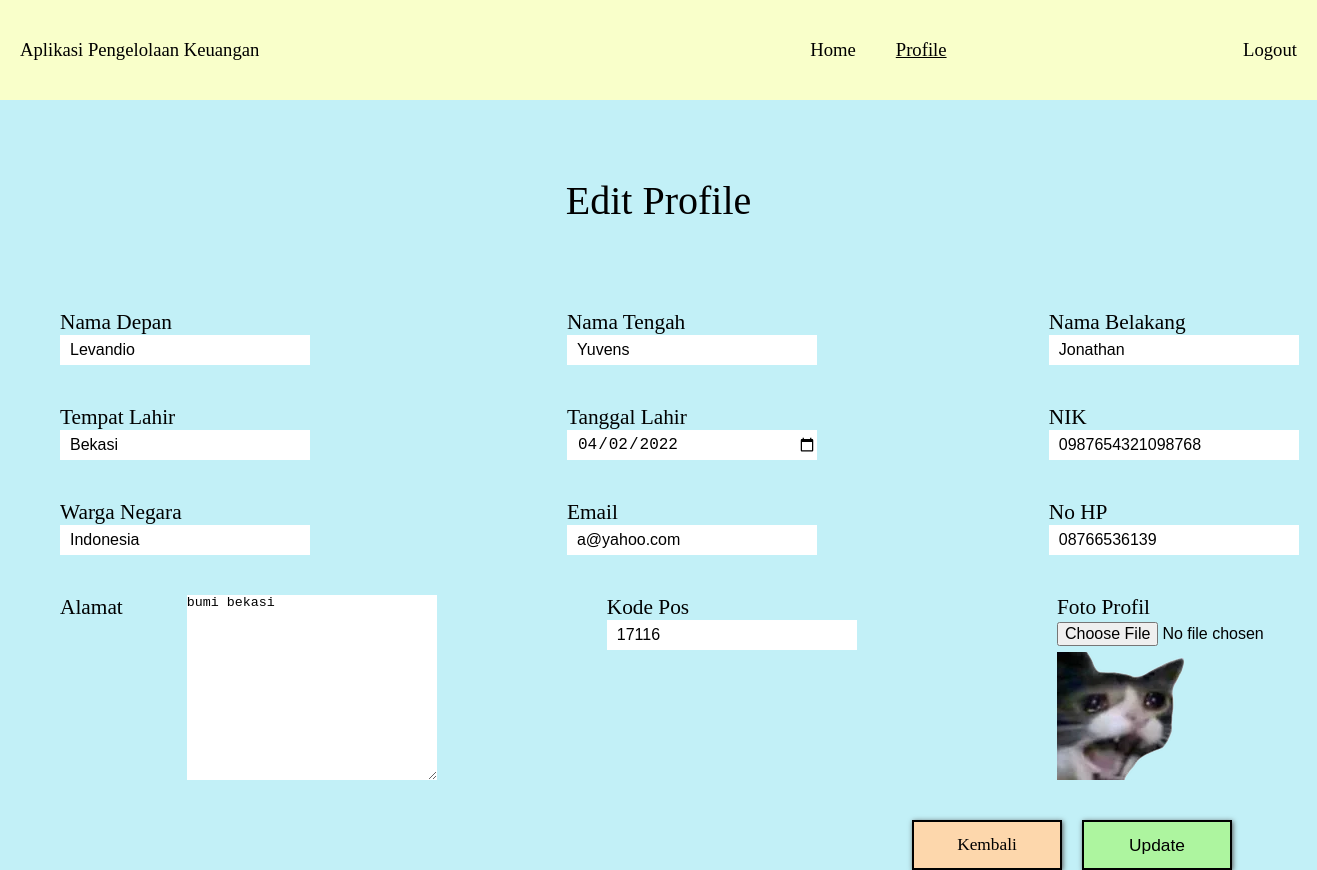
Screenshot of /editProfile.php (signed in) with the database file from the repository.
### tables this page shows
CREATE TABLE `users` (
  `namaDepan` varchar(50) NOT NULL,
  `namaTengah` varchar(50) NOT NULL,
  `namaBelakang` varchar(50) NOT NULL,
  `tempatLahir` varchar(50) NOT NULL,
  `tanggalLahir` date NOT NULL,
  `nik` char(16) NOT NULL,
  `wargaNegara` varchar(50) NOT NULL,
  `email` varchar(50) NOT NULL,
  `noHp` varchar(20) NOT NULL,
  `alamat` varchar(100) NOT NULL,
  `kodePos` int(5) NOT NULL,
  `username` varchar(50) NOT NULL,
  `pass1` varchar(50) NOT NULL,
  `pass2` varchar(50) NOT NULL,
  `fotoProfil` varchar(50) NOT NULL
);

### editProfile.php (the view, shortened to what this page needs)
<?php
    include ("config.php");
    $str_query = "SELECT * FROM users where nik = '".$_SESSION["nik-login"]."'";
    $query = mysqli_query($connection, $str_query);
    $row = mysqli_fetch_array($query);
?>
<!DOCTYPE html>
<html lang="en">
<head>
    <link rel="stylesheet" href="./style.css">
</head>
<body style="background-color: #c2f0f7;">
    <div class="navbar">
        <div class="navbar-title">
            Aplikasi Pengelolaan Keuangan
        </div>
        <div class="navbar-menu">
            <div class="navbar-item">
                <a href="./home.php">Home</a>
            </div>
            <div class="navbar-item">
                <u>
                    <a href="./profile.php">Profile</a>
                </u>
            </div>
        </div>
        <div class="navbar-logout">
            <a href="./logout.php">Logout</a>
        </div>
    </div>
    <div class="reg-title">
        Edit Profile
    </div>
    <div class="form-reg">
        <form action="prosesEditProfile.php" method="post" enctype="multipart/form-data">
            <div class="row1">
                <div class="nama-dpn">
                    <label for="nama-dpn">Nama Depan</label>
                    <input type="text" name="nama-depan" value="<?php echo $row['namaDepan']; ?>" required>
                </div>
                <div class="nama-tgh">
                    <label for="nama-tgh">Nama Tengah</label>
                    <input type="text" name="nama-tengah" value="<?php echo $row['namaTengah']; ?>" required>
                </div>
                <div class="nama-blk">
                    <label for="nama-blk">Nama Belakang</label>
                    <input type="text" name="nama-belakang" value="<?php echo $row['namaBelakang']; ?>" required>
                </div>
            </div>
            <div class="row2">
                <div class="tpt-lahir">
                    <label for="tpt-lahir">Tempat Lahir</label>
                    <input type="text" name="tempat-lahir" value="<?php echo $row['tempatLahir']; ?>" required>
                </div>
                <div class="tgl-lahir">
                    <label for="tgl-lahir">Tanggal Lahir</label>
                    <input type="date" name="tanggal-lahir" value="<?php echo $row['tanggalLahir']; ?>" required>
                </div>
                <div class="nik">
                    <label for="nik">NIK</label>
                    <input type="text" name="nik" value="<?php echo $row['nik']; ?>" readonly>
                </div>
            </div>
            <div class="row3">
                <div class="wrg-ngr">
                    <label for="wrg-ngr">Warga Negara</label>
                    <input type="text" name="warga-negara" value="<?php echo $row['wargaNegara']; ?>" required>
                </div>
                <div class="email">
                    <label for="email">Email</label>
                    <input type="email" name="email" value="<?php echo $row['email']; ?>" required>
                </div>
                <div class="no-hp">
                    <label for="no-hp">No HP</label>
                    <input type="number" name="no-hp" value="<?php echo $row['noHp']; ?>" required>
                </div>
            </div>
            <div class="row4">
                <div class="alamat">
                    <label for="alamat">Alamat</label>
                    <textarea name="alamat" cols="30" rows="10"><?php echo $row['alamat']; ?></textarea>
                </div>
                <div class="kode-pos">
                    <label for="kode-pos">Kode Pos</label>
                    <input type="number" name="kode-pos" value="<?php echo $row['kodePos']; ?>" required>
                </div>
                <div class="foto-profil">
                    <label for="foto-profil">Foto Profil</label>
                    <input type="file" name="foto-profil" accept="image/*">
                    <img src="./assets/<?php echo $row["fotoProfil"]; ?>" alt="fotoProfil" srcset="">
                </div>
            </div>
            <div class="row6">
                <div class="kembali">
                    <a href="./home.php" class="button">Kembali</a>
                </div>
                <div class="update">
                    <input type="submit" value="Update" name="update">
                </div>
            </div>
        </form>
    </div>
</body>
</html>

### style.css (style rules this page uses)
* { margin: 0px; padding: 0px; box-sizing: border-box; }
.reg-title { display: flex; align-items: center; justify-content: center; height: 200px; font-size: 30pt; }
.form-reg { display: flex; justify-content: space-around; flex-direction: column; font-size: 16pt; }
.form-reg input[type=text], input[type=email], input[type=date], input[type=number] { border: none; height: 30px; width: 250px; font-size: 12pt; padding-left: 10px; }
.form-reg input[type=file] { border: none; height: 30px; width: 250px; font-size: 12pt; }
.row1 { display: flex; align-items: center; margin: 10px; margin-bottom: 40px; }
.nama-dpn { width: 33%; margin-left: 50px; }
.nama-dpn label { margin-right: 10px; }
.nama-tgh { width: 33%; margin-left: 100px; padding-left: 70px; }
.nama-tgh label { margin-right: 10px; }
.nama-blk { width: 33%; margin-left: 100px; padding-left: 100px; }
.nama-blk label { margin-right: 10px; }
.row2 { display: flex; align-items: center; margin: 10px; margin-bottom: 40px; }
.tpt-lahir { width: 33%; margin-left: 50px; }
.tpt-lahir label { margin-right: 6px; }
.tgl-lahir { width: 33%; margin-left: 100px; padding-left: 70px; }
.tgl-lahir label { margin-right: 8px; }
.nik { width: 33%; margin-left: 100px; padding-left: 100px; }
.nik label { margin-right: 109px; }
.row3 { display: flex; align-items: center; margin: 10px; margin-bottom: 40px; }
.wrg-ngr { width: 33%; margin-left: 50px; }
.email { width: 33%; margin-left: 100px; padding-left: 70px; }
.email label { margin-right: 77px; }
.no-hp { width: 33%; margin-left: 100px; padding-left: 100px; }
.no-hp label { margin-right: 88px; }
.row4 { display: flex; align-items: top; margin: 10px; margin-bottom: 40px; }
.alamat { width: 33%; margin-left: 50px; display: flex; align-items: top; }
.alamat label { margin-right: 64px; }
.alamat textarea { width: 250px; border: none; }
.kode-pos { width: 33%; margin-left: 100px; padding-left: 70px; }
.kode-pos label { margin-right: 46px; }
.foto-profil { width: 33%; margin-left: 100px; padding-left: 100px; }
.foto-profil label { margin-right: 53px; }
.row6 { display: flex; align-items: center; justify-content: flex-end; margin-right: 65px; }
.kembali a { width: 150px; height: 50px; margin-right: 20px; display: flex; align-items: center; justify-content: center; color: black; text-decoration: none; cursor: pointer; appearance: button; border: solid black 2pt; background-color: #fdd7ac; font-size: 13pt; box-shadow: rgb(88, 88, 88) 1px 1px 5px; }
.navbar { display: flex; align-items: center; height: 100px; background-color: #f9ffca; font-size: 14pt; }
.navbar-title { width: 60%; padding: 20px; }
.navbar-menu { display: flex; width: 30%; }
.navbar-item { margin: 20px; }
.navbar-item a { text-decoration: none; color: black; }
.navbar-logout { display: flex; width: 10%; justify-content: flex-end; padding: 20px; }
.navbar-logout a { text-decoration: none; color: black; }
.foto-profil img { display: flex; max-width: 300px; max-height: 300px; }
.update input { width: 150px; height: 50px; border: none; background-color: #adf59f; cursor: pointer; font-size: 13pt; margin-right: 20px; border: solid black 2pt; box-shadow: rgb(88, 88, 88) 1px 1px 5px; }

### rows the page displays
users: nama-depan "Levandio", nama-tengah "Yuvens", nama-belakang "Jonathan", tempat-lahir "Bekasi", tanggal-lahir "04/02/2022", nik "0987654321098768", warga-negara "Indonesia", email "a@yahoo.com", no-hp "08766536139", alamat "bumi bekasi", kode-pos "17116", fotoProfil (picture)
